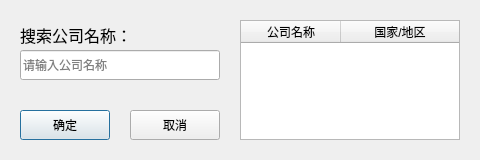
<?xml version="1.0" encoding="UTF-8"?>
<ui version="4.0">
 <class>FilmCompanyDialog</class>
 <widget class="QDialog" name="FilmCompanyDialog">
  <property name="geometry">
   <rect>
    <x>0</x>
    <y>0</y>
    <width>480</width>
    <height>160</height>
   </rect>
  </property>
  <property name="windowTitle">
   <string>选择制作公司</string>
  </property>
  <widget class="QLabel" name="SearchLabel">
   <property name="geometry">
    <rect>
     <x>20</x>
     <y>20</y>
     <width>120</width>
     <height>30</height>
    </rect>
   </property>
   <property name="font">
    <font>
     <family>等线</family>
     <pointsize>12</pointsize>
    </font>
   </property>
   <property name="text">
    <string>搜索公司名称：</string>
   </property>
  </widget>
  <widget class="QPushButton" name="OKButton">
   <property name="geometry">
    <rect>
     <x>20</x>
     <y>110</y>
     <width>90</width>
     <height>30</height>
    </rect>
   </property>
   <property name="text">
    <string>确定</string>
   </property>
   <property name="default">
    <bool>true</bool>
   </property>
  </widget>
  <widget class="QPushButton" name="CancelButton">
   <property name="geometry">
    <rect>
     <x>130</x>
     <y>110</y>
     <width>90</width>
     <height>30</height>
    </rect>
   </property>
   <property name="text">
    <string>取消</string>
   </property>
  </widget>
  <widget class="QLineEdit" name="SearchText">
   <property name="geometry">
    <rect>
     <x>20</x>
     <y>50</y>
     <width>200</width>
     <height>30</height>
    </rect>
   </property>
   <property name="placeholderText">
    <string>请输入公司名称</string>
   </property>
  </widget>
  <widget class="QTableWidget" name="SearchResult">
   <property name="geometry">
    <rect>
     <x>240</x>
     <y>20</y>
     <width>220</width>
     <height>120</height>
    </rect>
   </property>
   <property name="editTriggers">
    <set>QAbstractItemView::NoEditTriggers</set>
   </property>
   <property name="selectionMode">
    <enum>QAbstractItemView::SingleSelection</enum>
   </property>
   <property name="selectionBehavior">
    <enum>QAbstractItemView::SelectRows</enum>
   </property>
   <attribute name="horizontalHeaderStretchLastSection">
    <bool>true</bool>
   </attribute>
   <attribute name="verticalHeaderVisible">
    <bool>false</bool>
   </attribute>
   <column>
    <property name="text">
     <string>公司名称</string>
    </property>
   </column>
   <column>
    <property name="text">
     <string>国家/地区</string>
    </property>
   </column>
  </widget>
 </widget>
 <tabstops>
  <tabstop>SearchText</tabstop>
  <tabstop>SearchResult</tabstop>
  <tabstop>OKButton</tabstop>
  <tabstop>CancelButton</tabstop>
 </tabstops>
 <resources/>
 <connections>
  <connection>
   <sender>CancelButton</sender>
   <signal>clicked()</signal>
   <receiver>FilmCompanyDialog</receiver>
   <slot>reject()</slot>
   <hints>
    <hint type="sourcelabel">
     <x>156</x>
     <y>139</y>
    </hint>
    <hint type="destinationlabel">
     <x>446</x>
     <y>159</y>
    </hint>
   </hints>
  </connection>
  <connection>
   <sender>OKButton</sender>
   <signal>clicked()</signal>
   <receiver>FilmCompanyDialog</receiver>
   <slot>tryAccept()</slot>
   <hints>
    <hint type="sourcelabel">
     <x>20</x>
     <y>139</y>
    </hint>
    <hint type="destinationlabel">
     <x>199</x>
     <y>159</y>
    </hint>
   </hints>
  </connection>
  <connection>
   <sender>SearchText</sender>
   <signal>textChanged(QString)</signal>
   <receiver>FilmCompanyDialog</receiver>
   <slot>refresh()</slot>
   <hints>
    <hint type="sourcelabel">
     <x>141</x>
     <y>69</y>
    </hint>
    <hint type="destinationlabel">
     <x>226</x>
     <y>15</y>
    </hint>
   </hints>
  </connection>
 </connections>
 <slots>
  <slot>tryAccept()</slot>
  <slot>refresh()</slot>
 </slots>
</ui>
